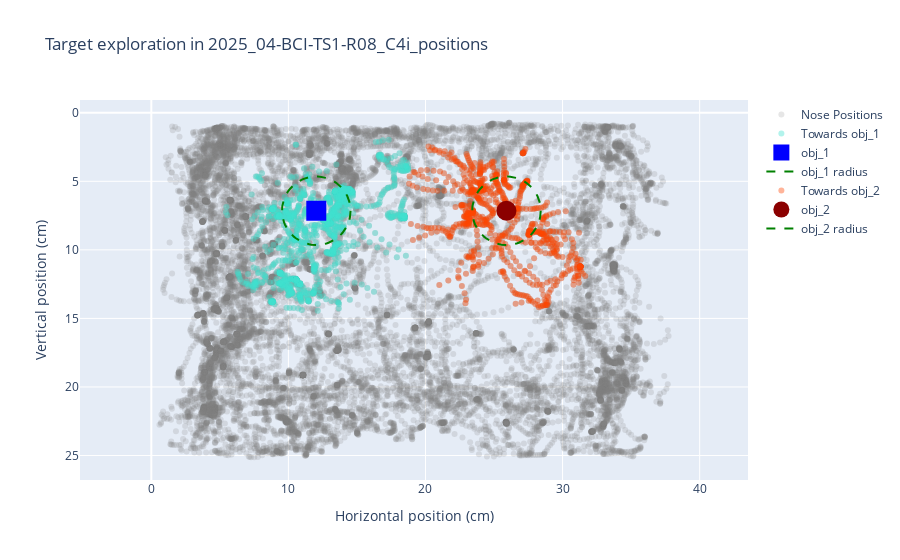

Write notebook code for a chart like this one.
### Markdown cell above
---
#### 2. We can open an example file and see what is inside

### Code cell
example_path = rst.choose_example_csv(params, look_for = 'TS')

# Plot mouse exploration around multiple targets
rst.plot_positions(params, example_path)
